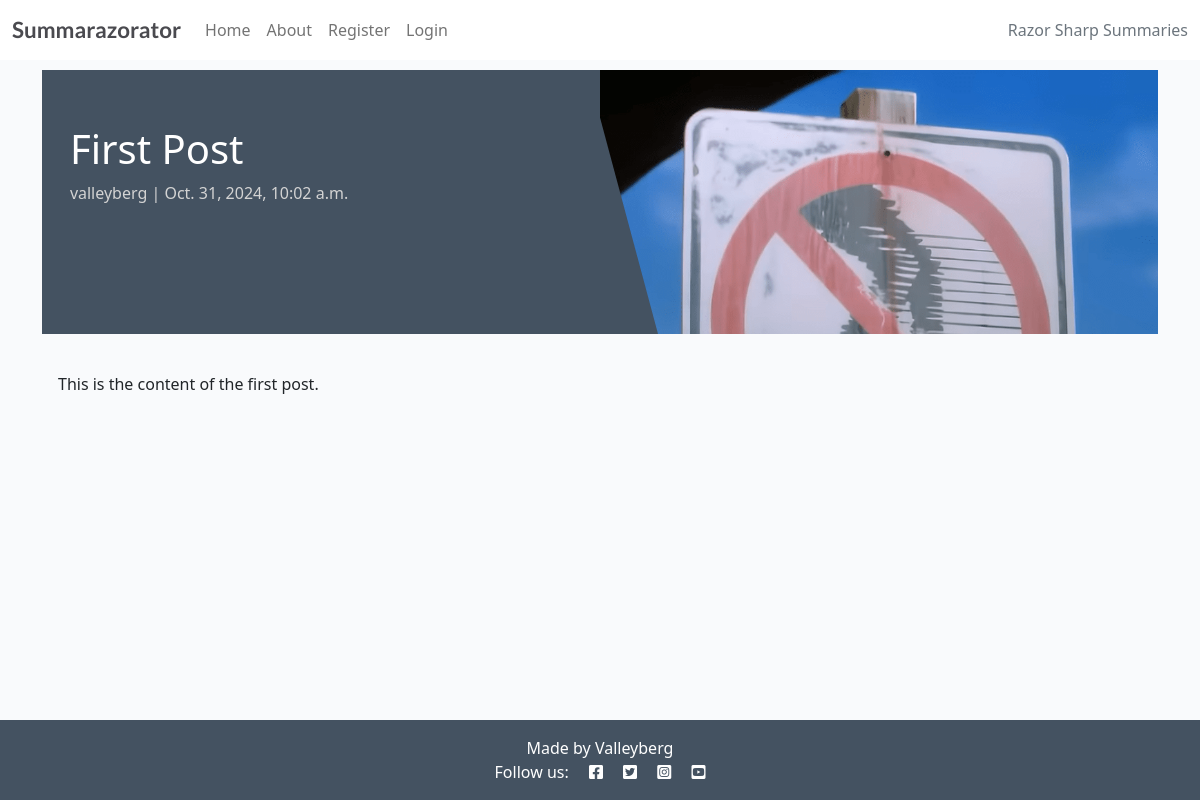
The app's page /first-post/, older data.
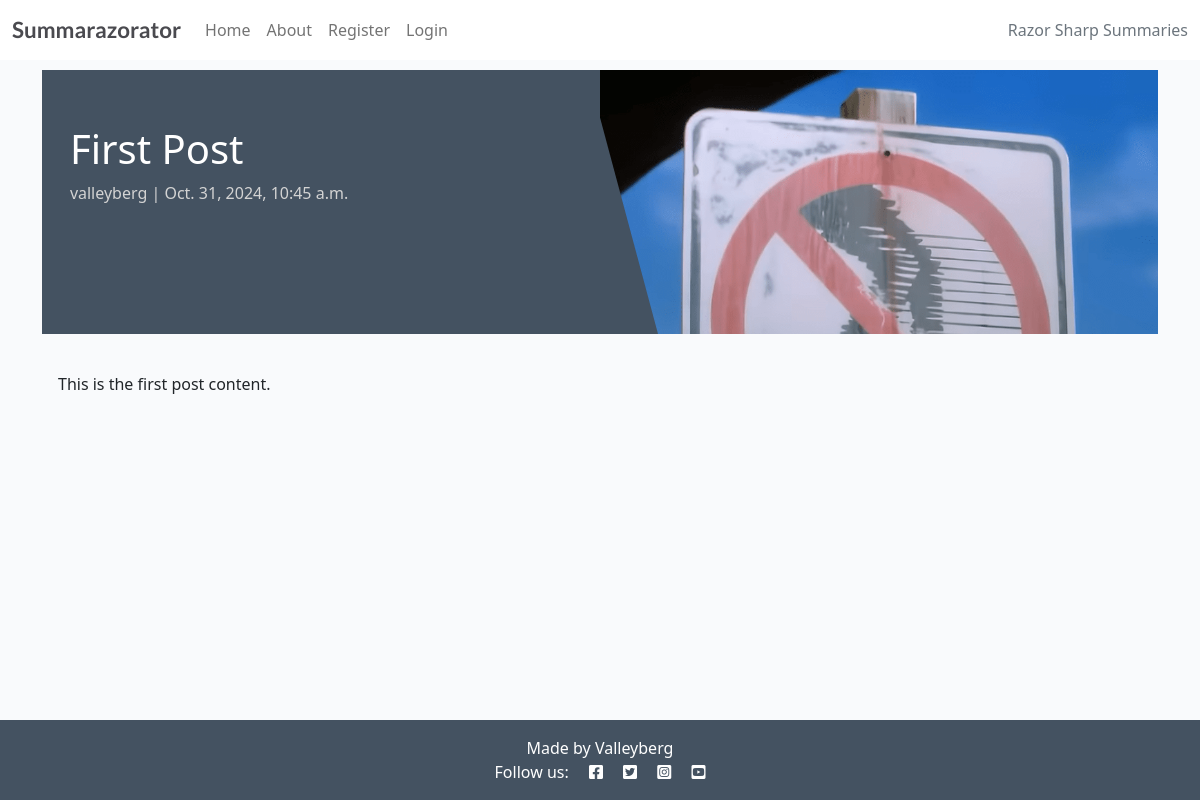
The same page, newer data.
### forum/models.py (models this page shows, shortened)
class Post(models.Model):
    title = models.CharField(max_length=200, unique=True)
    slug = models.SlugField(max_length=200, unique=True)
    author = models.ForeignKey(User, on_delete=models.CASCADE, related_name="forum_posts")
    content = models.TextField()
    created_on = models.DateTimeField(auto_now_add=True)
    updated_at = models.DateTimeField(auto_now=True)
    status = models.IntegerField(choices=STATUS, default=0)
    excerpt = models.TextField(blank=True)
    class Meta:
        ordering = ['created_on']

### forum/views.py (the view)
# urls.py: path('<slug:slug>/', views.post_detail, name='post_detail'),
def post_detail(request, slug):
    queryset = Post.objects.filter(status=1)
    post = get_object_or_404(queryset, slug=slug)
    return render(
        request,
        'forum/post_detail.html',
        {'post': post},
    )

### forum/templates/forum/post_detail.html
{% extends 'base.html' %} {% block content %}
{% load static %}
<div class="masthead">
    <div class="container">
        <div class="row g-0">
            <div class="col-md-6 masthead-text">
                <h1 class="post-title">{{ post.title }}</h1>
                <p class="post-subtitle">{{ post.author }} | {{ post.created_on }}</p>
            </div>
            <div class="d-none d-md-block col-md-6 masthead-image">
                <img src="{% static 'images/default.png' %}" class="scale" alt="placeholder">
            </div>
        </div>
    </div>
</div>
<div class="container">
    <div class="row">
        <div class="col card mb-4  mt-3 left  top">
            <div class="card-body">
                <p class="card-text">
                    {{ post.content | safe }}
                </p>
            </div>
        </div>
    </div>
</div>
{% endblock content %}

Row changes from the older to the newer data that the page shows:
changed Post "First Post": created_on "Oct. 31, 2024, 10:02 a.m." → "Oct. 31, 2024, 10:45 a.m."; content "This is the content of the first post." → "This is the first post content."
